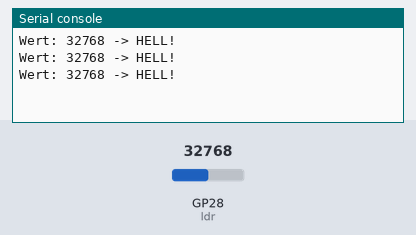
This program was run on a simulated Raspberry Pi Pico running MicroPython. On the bench: the last lines printed to the serial console. The inputs (shaded band) are chosen by the test bench; at power-on: GP28 (ldr) = 32768 (analog values on the 0–65535 scale).

Above: at 1.2 s.
1.3 s: GP28 (ldr) set to 29345
At 1.9 s:
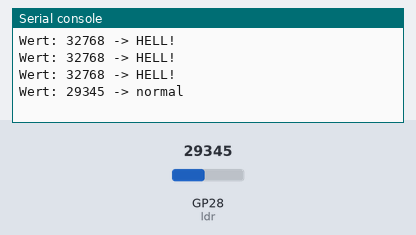
3.0 s: GP28 (ldr) set to 9345
At 3.4 s:
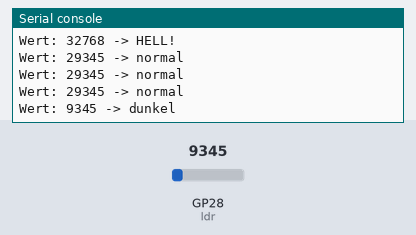

Measured:
- after the input at 1.3 s, the serial console: prints a new line after 0.20 s (image 1)
- after the input at 3.0 s, the serial console: prints a new line at once (image 2)

The program:

01_lichtsensor.py
```python
"""
Lektion 4.1: Fotowiderstand (LDR)

LERNZIELE:
- Einen analogen Sensor mit Spannungsteiler auslesen
- Rohwerte interpretieren (hell / dunkel)

PYTHON-KONZEPTE:
- ADC (wie Lektion 2.3)
- if / elif / else mit Schwellenwerten

HARDWARE:
- Fotowiderstand (LDR, z.B. GL5528)
- 10 kΩ Widerstand (als Spannungsteiler-Partner)

VERKABELUNG (Spannungsteiler):
  3V3 ──── LDR ──┬── GPIO 28 (ADC2, Pin 34)
                 │
               10 kΩ
                 │
                GND

  Hell: LDR hat niedrigen Widerstand  -> Spannung am Pin hoch   -> Wert groß
  Dunkel: LDR hat hohen Widerstand    -> Spannung am Pin niedrig -> Wert klein
  (Die Richtung kann sich bei anderer Verdrahtung umkehren!)
"""

from machine import ADC, Pin
from utime import sleep

ldr = ADC(Pin(28))

while True:
    wert = ldr.read_u16()    # 0 … 65535

    if wert < 10000:
        zustand = "dunkel"
    elif wert < 30000:
        zustand = "normal"
    else:
        zustand = "HELL!"

    print("Wert:", wert, "->", zustand)
    sleep(0.5)


# ============================================================
# AUFGABEN ZUM AUSPROBIEREN
# ============================================================
# 1. Findet eure eigenen Schwellenwerte: messt mit abgedecktem
#    Sensor, mit Zimmerlicht und mit Handytaschenlampe.
#
# 2. Lasst eine LED aufleuchten, sobald es dunkel wird
#    (z.B. beim Abdecken des Sensors).
#
# 3. Lasst den Buzzer piepen, sobald es sehr hell wird.
#    -> Damit habt ihr schon 80% der Alarmanlage aus Projekt 06!
#
# 4. CHALLENGE: Zeigt den aktuellen Helligkeitswert als Balken
#    auf dem OLED an (display.fill_rect verwenden).
# ============================================================
```
